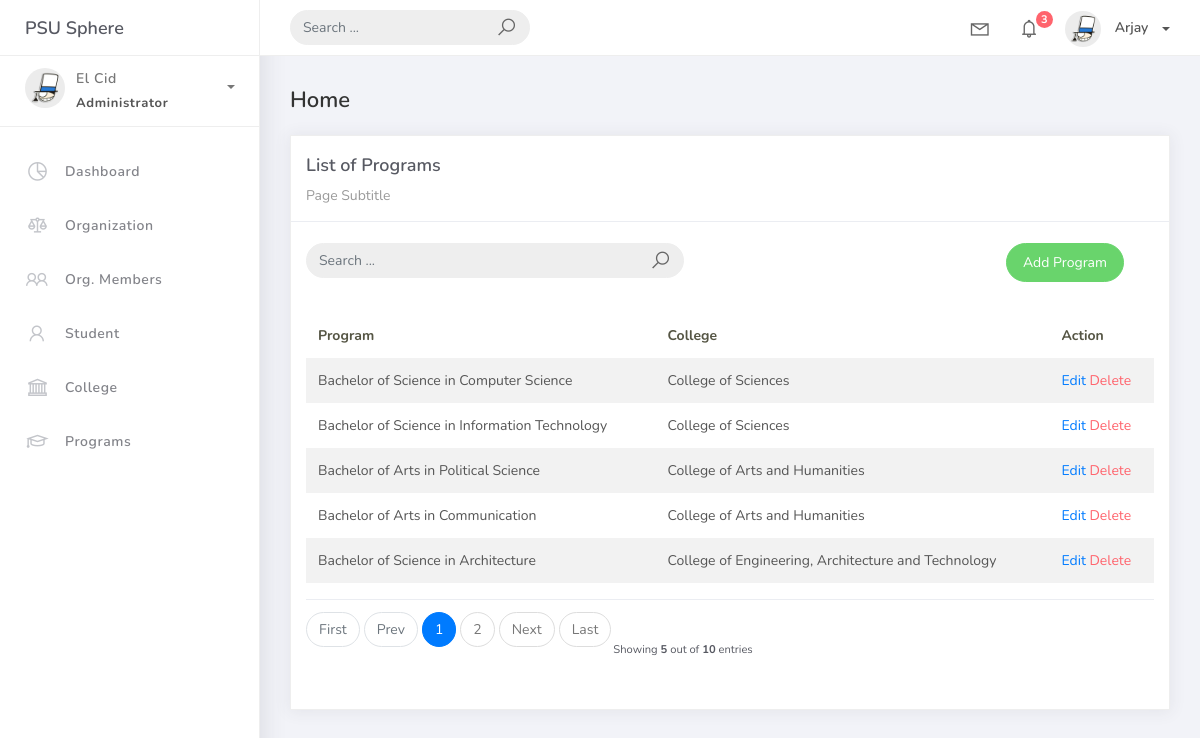
The app's page /program_list, older data.
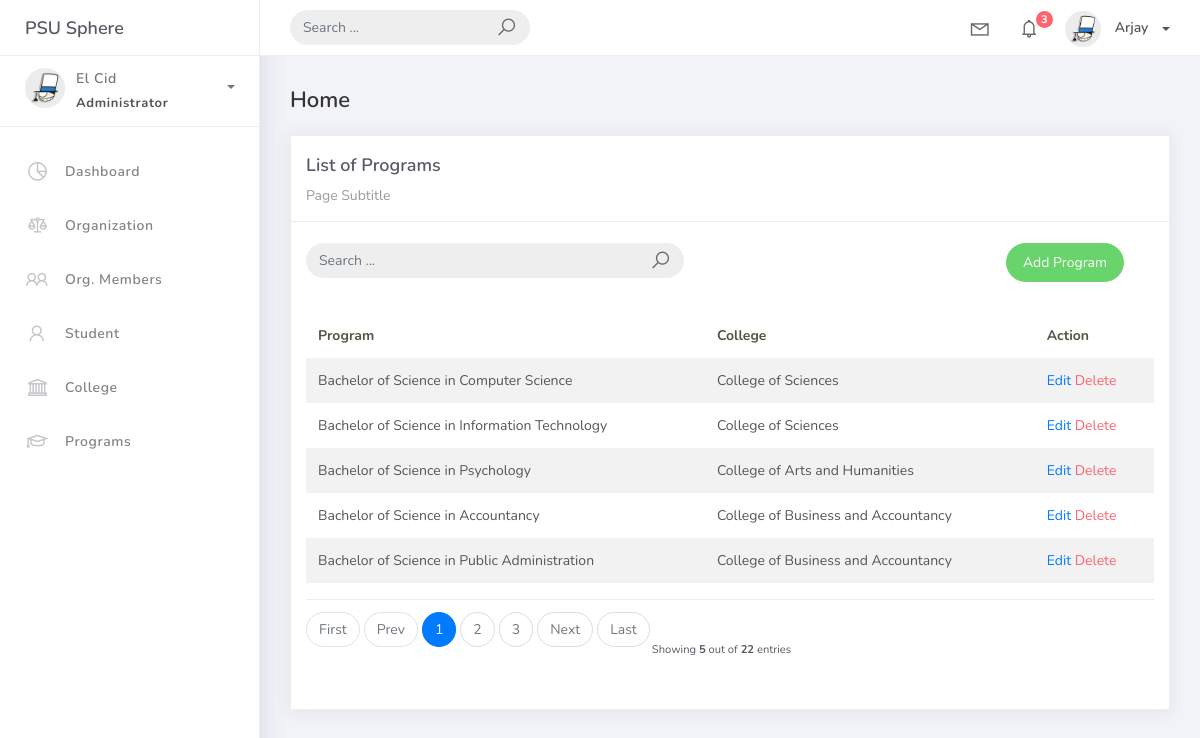
The same page, newer data.
### studentorg/models.py (models this page shows, shortened)
class BaseModel (models.Model):
    created_at = models.DateTimeField(auto_now_add=True, db_index=True)
    updated_at = models.DateTimeField(auto_now=True)
    class Meta:
        abstract = True

class Program(BaseModel):
    prog_name = models.CharField(max_length=150, verbose_name="Program Name")
    college = models.ForeignKey(College, on_delete=models.CASCADE)

class College(BaseModel):
    college_name = models.CharField(max_length=150, verbose_name="College")
    def __str__(self) :
        return self.college_name

### studentorg/views.py (the view)
# urls.py: path('program_list', ProgramList.as_view(), name='program-list'),
class ProgramList(ListView):
    model = Program
    content_object_name = 'program'
    template_name = 'program_list.html'
    paginate_by = 5
    def get_queryset(self, *args, **kwargs):
        qs = super(ProgramList, self).get_queryset(*args, **kwargs)
        if self.request.GET.get("q") != None:
            query = self.request.GET.get('q')
            qs = qs.filter(Q(prog_name__icontains=query)|Q(college__college_name__icontains=query))
        return qs

### templates/program_list.html
{% extends 'base.html' %} {% load static %} {% block content %}
<div class="content">
    <div class="container-fluid">
        <h4 class="page-title">Home</h4>
        <div class="row">
            <div class="col-md-12">
                <div class="card">
                    <div class="card-header">
                        <div class="card-title">List of Programs</div>
                        <div class="card-category">Page Subtitle</div>
                    </div>
                    <br />
                    <div class="col-md-12 row">
                        <div class="col-md-6">
                            <form class="navbar-left navbar-form nav-search mr-md-3" action="{% url 'program-list'%}">
                                <div class="input-group">
                                    <input type="text" placeholder="Search ..." class="form-control" name="q" />
                                    <div class="input-group-append">
                                        <span class="input-group-text">
                                            <i class="la la-search search-icon"></i>
                                        </span>
                                    </div>
                                </div>
                            </form>
                        </div>
                        <div class="col-md-6">
                            <div class="pull-right">
                                <a href="{% url 'program-add' %}" class="btn btn-success btn-rounded">Add Program</a>
                            </div>
                        </div>
                    </div>
                    <div class="card-body">
                        <table class="table table-striped mt-3">
                            <thead>
                                <tr>
                                    <th scope="col">Program</th>
                                    <th scope="col">College</th>
                                    <th scope="col">Action</th>
                                </tr>
                            </thead>
                            <tbody>
                                {% for object in object_list %}
                                <tr>
                                    <td>{{ object.prog_name }}</td>
                                    <td>{{ object.college }}</td>
                                    <td>
                                        <a href="program_list/{{ object.id }}">Edit</a>
                                        <a href="program_list/{{ object.id }}/delete" class="text-danger">Delete</a> </a>
                                    </td>
                                </tr>
                                {% empty %}
                                <tr>
                                    <td colspan="4" style="text-align: center">
                                        <p class="text-sm font-weight-bold mb-0">No Records Found</p>
                                    </td>
                                </tr>
                                {% endfor %}
                            </tbody>
                        </table>
                        {% include 'includes/pagination.html' %}
                    </div>
                </div>
            </div>
        </div>
    </div>
</div>
{% endblock %}

Row changes from the older to the newer data that the page shows:
changed Program "College of Arts and Humanities": prog_name "Bachelor of Arts in Political Science" → "Bachelor of Science in Psychology"
changed Program: prog_name "Bachelor of Arts in Communication" → "Bachelor of Science in Accountancy"; college "College of Arts and Humanities" → "College of Business and Accountancy"
changed Program: prog_name "Bachelor of Science in Architecture" → "Bachelor of Science in Public Administration"; college "College of Engineering, Architecture and Technology" → "College of Business and Accountancy"
Text that changed along with them:
{{ paginator.count }}: "10" → "22"
new list line: "3"
